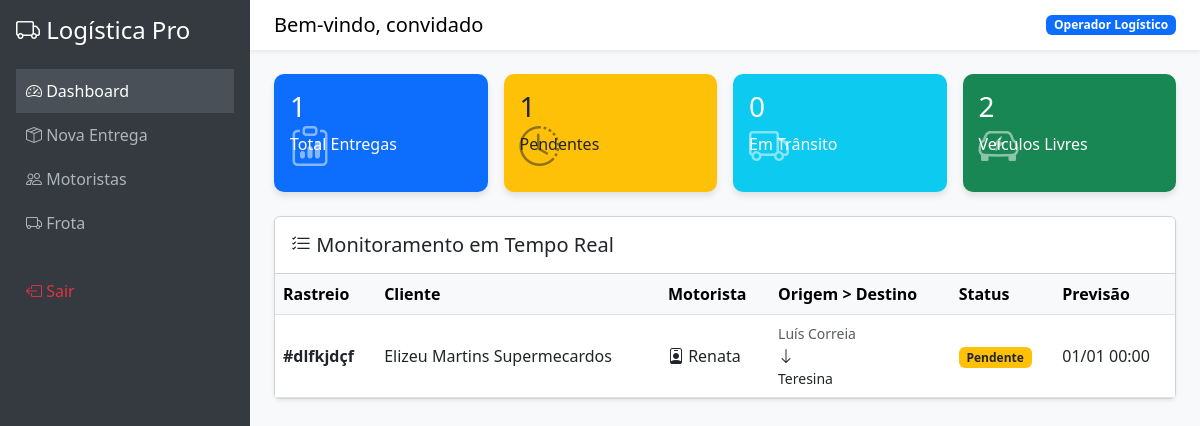
The app's page / (signed in) with its own data.
### logistica/models.py (models this page shows, shortened)
class Usuario(AbstractUser):
    TIPO_USUARIO = (
        ('ADMIN', 'Administrador'),
        ('OPERADOR', 'Operador Logístico'),
        ('MOTORISTA', 'Motorista'),
    )
    tipo = models.CharField(max_length=20, choices=TIPO_USUARIO, default='OPERADOR')
    telefone = models.CharField(max_length=20, blank=True, null=True)

class Entrega(models.Model):
    STATUS_CHOICES = (
        ('PENDENTE', 'Pendente'),
        ('EM_TRANSITO', 'Em Trânsito'),
        ('ENTREGUE', 'Entregue'),
        ('CANCELADO', 'Cancelado'),
    )
    codigo_rastreio = models.CharField(max_length=20, unique=True)
    cliente = models.ForeignKey(Cliente, on_delete=models.CASCADE)
    motorista = models.ForeignKey(Motorista, on_delete=models.SET_NULL, null=True, blank=True)
    veiculo = models.ForeignKey(Veiculo, on_delete=models.SET_NULL, null=True, blank=True)
    origem = models.CharField(max_length=255)
    destino = models.CharField(max_length=255)
    data_saida = models.DateTimeField(null=True, blank=True)
    data_chegada_prevista = models.DateTimeField()
    status = models.CharField(max_length=20, choices=STATUS_CHOICES, default='PENDENTE')
    criado_em = models.DateTimeField(auto_now_add=True)
    atualizado_em = models.DateTimeField(auto_now=True)

class Cliente(models.Model):
    razao_social = models.CharField(max_length=100)
    cnpj = models.CharField(max_length=18, unique=True)
    endereco = models.TextField()

class Motorista(models.Model):
    nome = models.CharField(max_length=100)
    cnh = models.CharField(max_length=20, unique=True)
    validade_cnh = models.DateField()
    usuario = models.OneToOneField(Usuario, on_delete=models.SET_NULL, null=True, blank=True, related_name='perfil_motorista')

### logistica/views.py (the view)
# urls.py: path('', DashboardView.as_view(), name='dashboard'),
class DashboardView(LoginRequiredMixin, TemplateView):
    template_name = 'dashboard.html'
    def get_context_data(self, **kwargs):
        context = super().get_context_data(**kwargs)
        context['total_entregas'] = Entrega.objects.count()
        context['entregas_pendentes'] = Entrega.objects.filter(status='PENDENTE').count()
        context['entregas_transito'] = Entrega.objects.filter(status='EM_TRANSITO').count()
        context['veiculos_disponiveis'] = Veiculo.objects.filter(disponivel=True).count()
        context['ultimas_entregas'] = Entrega.objects.select_related('cliente', 'motorista').order_by('-criado_em')[:5]
        return context

### logistica/templates/dashboard.html (shortened to what this page needs)
{% extends 'base.html' %}
{% block content %}
<div class="row g-3 mb-4">
    <div class="col-md-3">
        <div class="card card-counter bg-primary text-white p-3">
            <h3>{{ total_entregas }}</h3>
            <span>Total Entregas</span>
            <i class="bi bi-clipboard-data float-end fs-1 opacity-50" style="margin-top: -40px;"></i>
        </div>
    </div>
    <div class="col-md-3">
        <div class="card card-counter bg-warning text-dark p-3">
            <h3>{{ entregas_pendentes }}</h3>
            <span>Pendentes</span>
            <i class="bi bi-clock-history float-end fs-1 opacity-50" style="margin-top: -40px;"></i>
        </div>
    </div>
    <div class="col-md-3">
        <div class="card card-counter bg-info text-white p-3">
            <h3>{{ entregas_transito }}</h3>
            <span>Em Trânsito</span>
            <i class="bi bi-truck float-end fs-1 opacity-50" style="margin-top: -40px;"></i>
        </div>
    </div>
    <div class="col-md-3">
        <div class="card card-counter bg-success text-white p-3">
            <h3>{{ veiculos_disponiveis }}</h3>
            <span>Veículos Livres</span>
            <i class="bi bi-ev-front float-end fs-1 opacity-50" style="margin-top: -40px;"></i>
        </div>
    </div>
</div>
<div class="card shadow-sm">
    <div class="card-header bg-white py-3">
        <h5 class="mb-0"><i class="bi bi-list-check"></i> Monitoramento em Tempo Real</h5>
    </div>
    <div class="card-body p-0">
        <div class="table-responsive">
            <table class="table table-hover mb-0 align-middle">
                <thead class="table-light">
                    <tr>
                        <th>Rastreio</th>
                        <th>Cliente</th>
                        <th>Motorista</th>
                        <th>Origem > Destino</th>
                        <th>Status</th>
                        <th>Previsão</th>
                    </tr>
                </thead>
                <tbody>
                    {% for entrega in ultimas_entregas %}
                    <tr>
                        <td class="fw-bold">#{{ entrega.codigo_rastreio }}</td>
                        <td>{{ entrega.cliente.razao_social }}</td>
                        <td>
                            {% if entrega.motorista %}
                                <i class="bi bi-person-badge"></i> {{ entrega.motorista.nome }}
                            {% else %}
                                <span class="text-muted">--</span>
                            {% endif %}
                        </td>
                        <td>
                            <small class="d-block text-muted">{{ entrega.origem }}</small>
                            <i class="bi bi-arrow-down"></i>
                            <small class="d-block">{{ entrega.destino }}</small>
                        </td>
                        <td>
                            {% if entrega.status == 'ENTREGUE' %}
                                <span class="badge bg-success">Entregue</span>
                            {% elif entrega.status == 'EM_TRANSITO' %}
                                <span class="badge bg-info">Em Rota</span>
                            {% elif entrega.status == 'PENDENTE' %}
                                <span class="badge bg-warning text-dark">Pendente</span>
                            {% else %}
                                <span class="badge bg-secondary">{{ entrega.status }}</span>
                            {% endif %}
                        </td>
                        <td>{{ entrega.data_chegada_prevista|date:"d/m H:i" }}</td>
                    </tr>
                    {% empty %}
                    <tr>
                        <td colspan="6" class="text-center py-4 text-muted">Nenhuma entrega registrada.</td>
                    </tr>
                    {% endfor %}
                </tbody>
            </table>
        </div>
    </div>
</div>
{% endblock %}

### logistica/templates/base.html (shortened to what this page needs)
<!DOCTYPE html>
<html lang="pt-br">
<head>
    <link href="https://cdn.jsdelivr.net/npm/bootstrap@5.3.0/dist/css/bootstrap.min.css" rel="stylesheet">
    <link rel="stylesheet" href="https://cdn.jsdelivr.net/npm/bootstrap-icons@1.10.0/font/bootstrap-icons.css">
</head>
<body>
    <div class="d-flex">
        <nav class="sidebar p-3" style="width: 250px;">
            <h4 class="text-white mb-4"><i class="bi bi-truck"></i> Logística Pro</h4>
            <ul class="list-unstyled">
    <li>
        <a href="{% url 'dashboard' %}" class="{% if request.resolver_match.url_name == 'dashboard' %}active{% endif %}">
            <i class="bi bi-speedometer2"></i> Dashboard
        </a>
    </li>
    <li>
        <a href="{% url 'nova_entrega' %}" class="{% if request.resolver_match.url_name == 'nova_entrega' %}active{% endif %}">
            <i class="bi bi-box-seam"></i> Nova Entrega
        </a>
    </li>
    <li>
        <a href="{% url 'lista_motoristas' %}" class="{% if request.resolver_match.url_name == 'lista_motoristas' %}active{% endif %}">
            <i class="bi bi-people"></i> Motoristas
        </a>
    </li>
    <li>
        <a href="{% url 'lista_frota' %}" class="{% if request.resolver_match.url_name == 'lista_frota' %}active{% endif %}">
            <i class="bi bi-truck"></i> Frota
        </a>
    </li>
    <li class="mt-4">
        <a href="{% url 'logout' %}" class="text-danger">
            <i class="bi bi-box-arrow-left"></i> Sair
        </a>
    </li>
</ul>
        </nav>
        <main class="flex-grow-1">
            <nav class="navbar navbar-light bg-white shadow-sm mb-4 px-4">
                <span class="navbar-brand mb-0 h1">Bem-vindo, {{ user.username }}</span>
                <span class="badge bg-primary">{{ user.get_tipo_display }}</span>
            </nav>
            <div class="container-fluid px-4">
                {% block content %}{% endblock %}
            </div>
        </main>
    </div>
</body>
</html>

### logistica/templates/base.html (style rules this page uses)
body { background-color: #f8f9fa; }
.sidebar { min-height: 100vh; background-color: #343a40; color: white; }
.sidebar a { color: #adb5bd; text-decoration: none; padding: 10px; display: block; }
.sidebar a:hover, .sidebar a.active { background-color: #495057; color: white; }
.card-counter { border: none; border-radius: 10px; box-shadow: 0 4px 6px rgba(0,0,0,0.1); }

### records on screen
Usuario: username "convidado", tipo "Operador Logístico"
Entrega: codigo_rastreio "dlfkjdçf", cliente.razao_social "Elizeu Martins Supermecardos", motorista.nome "Renata", origem "Luís Correia", destino "Teresina", status "Pendente", data_chegada_prevista "01/01 00:00"

### other values on screen
{{ total_entregas }} "1"
{{ entregas_pendentes }} "1"
{{ entregas_transito }} "0"
{{ veiculos_disponiveis }} "2"
